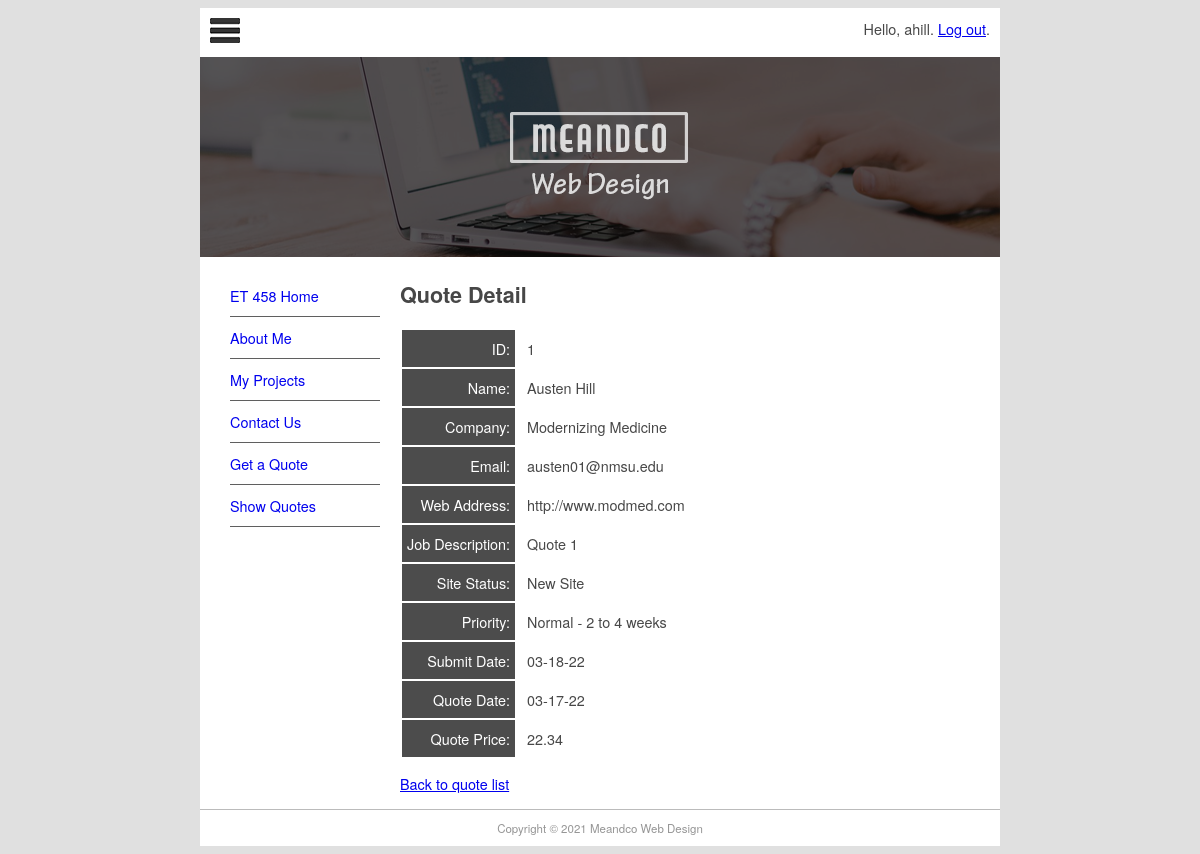
The app's page /quote/show/1 (signed in) with its own data.
### pages/models.py (models this page shows, shortened)
class Page(models.Model):
    title = models.CharField(max_length=60)
    permalink = models.CharField(max_length=12, unique=True)
    update_date = models.DateTimeField('Last Updated')
    bodytext = models.TextField('Page Content', blank=True)

### quotes/models.py (models this page shows, shortened)
class Quote(models.Model):
    name = models.CharField(max_length=100)
    position = models.CharField(max_length=60, blank=True)
    company = models.CharField(max_length=60, blank=True)
    address = models.CharField(max_length=200, blank=True)
    phone = models.CharField(max_length=30, blank=True)
    email = models.EmailField()
    web = models.URLField(blank=True)
    description = models.TextField()
    sitestatus = models.CharField(max_length=20, choices=STATUS_CHOICES)
    priority = models.CharField(max_length=40, choices=PRIORITY_CHOICES)
    jobfile = models.FileField(upload_to='uploads/', blank=True)
    submitted = models.DateField(auto_now_add=True)
    quotedate = models.DateField(blank=True, null=True)
    quoteprice = models.DecimalField(decimal_places=2, max_digits=7, blank=True, default=0)
    username = models.ForeignKey(User, blank=True, null=True, on_delete=models.CASCADE)

### quotes/views.py (the view)
# urls.py: path('show/<int:pk>', QuoteView.as_view(), name="quote-detail"),
class QuoteView(LoginRequiredMixin, DetailView):
    login_url = reverse_lazy('login')
    context_object_name = 'quote'
    def get_queryset(self):
        return Quote.objects.filter(username=self.request.user)
    def get_context_data(self, **kwargs):
        context = super(QuoteView, self).get_context_data(**kwargs)
        context['page_list'] = Page.objects.all()
        return context

### quotes/templates/quotes/quote_detail.html (shortened to what this page needs)
{% extends "quotes/quote.html" %}
{% block content %}
<h1>Quote Detail</h1>
<table class="quote">
    <tr><td>ID:</td><td>{{ quote.id }}</td></tr>
    <tr><td>Name:</td><td>{{ quote.name }}</td></tr>
    <tr><td>Company:</td><td>{{ quote.company }}</td></tr>
    <tr><td>Email:</td><td>{{ quote.email }}</td></tr>
    <tr><td>Web Address:</td><td>{{ quote.web }}</td></tr>
    <tr><td>Job Description:</td><td>{{ quote.description }}</td></tr>
    <tr><td>Site Status:</td><td>{{ quote.get_sitestatus_display }}</td></tr>
    <tr><td>Priority:</td><td>{{ quote.get_priority_display }}</td></tr><tr><td>Submit Date:</td><td>{{ quote.submitted|date:"m-d-y" }}</td></tr>
    <tr><td>Quote Date:</td><td>{{ quote.quotedate|date:"m-d-y"|default:"pending" }}</td></tr>
    <tr><td>Quote Price:</td><td>{{ quote.quoteprice|default:"--" }}</td></tr>
</table>
<p><a href="../show">Back to quote list</a></p>
{% endblock content %}

### quotes/templates/quotes/quote.html (shortened to what this page needs)
{% extends 'base.html' %}
{% block sidenav %}
    {% for page in page_list %}
        <li><a href="{{ page.permalink }}"> {{ page.title }} </a></li>
    {% endfor %}
{% endblock sidenav %}

### project1_site/templates/base.html (shortened to what this page needs)
{% load static %}
<!doctype html>
<html>
<head>
<link href="{% static 'main.css' %}" rel="stylesheet" type="text/css">
</head>
<body>
<div id="wrapper">
  <header id="header">
    <div id="logo"><img src="{% static 'logo.jpg' %}" alt=""/>
      <span style="float: right;">
        {% if user.is_authenticated %}
        Hello, {{ user.username }}. <a href="{% url 'logout' %}?next=/">Log out</a>.
        {% else %}
        Not logged in. <a href="{% url 'login' %}?next=/">Log in</a>.
        {% endif %}
      </span>
    </div>
    <div id="topbanner"><img src="{% static 'top_banner.png' %}" width="800" height="200" alt=""/></div>
  </header>
  <aside id="leftsidebar">
    <nav id="nav">
      <ul>
        {% block sidenav %}{% endblock sidenav %}
        <li><a href="/contact">Contact Us</a></li>
        <li><a href="/quote/">Get a Quote</a></li>
        <li><a href="/quote/show">Show Quotes</a></li>
      </ul>
    </nav>
  </aside>
  <section id="main">
    {% block content %}{% endblock content %}
  </section>
  <footer id="footer">Copyright &copy; 2021 Meandco Web Design</footer>
</div>
</body>
</html>

### project1_site/static/main.css (style rules this page uses)
#header { border-style: none; width: 800px; height: auto; }
#wrapper { margin-top: 0px; margin-left: auto; margin-right: auto; background-color: #FFFFFF; width: 800px; }
body { background-color: #E0E0E0; font-family: Gotham, "Helvetica Neue", Helvetica, Arial, sans-serif; font-size: 0.9em; text-align: justify; color: #474747; }
#footer { text-align: center; font-size: 0.8em; margin-top: 5px; padding-top: 10px; padding-bottom: 10px; background-color: #FFFFFF; border-top: thin solid #BBBBBB; clear: both; color: #969696; }
#nav li { padding-top: 10px; padding-bottom: 10px; font-size: 1em; list-style-type: none; border-bottom: thin solid #5F5F5F; color: #4C4C4C; left: 0px; list-style-position: inside; margin-left: -10px; }
#nav li a { text-decoration: none; }
#leftsidebar { width: 180px; height: 350px; float: left; }
#main { width: 560px; float: left; margin-left: 20px; margin-right: 10px; padding-right: 10px; }
#logo { padding: 10px; }
.quote td:first-child { background-color: #4c4c4c; color: white; text-align: right; padding: 8px 5px; border: none; }
.quote td { padding: 5px 10px; }

### records on screen
Page: title "ET 458 Home"
Page: title "About Me"
Page: title "My Projects"
Quote: id "1", name "Austen Hill", company "Modernizing Medicine", email "austen01@nmsu.edu", web "http://www.modmed.com", description "Quote 1", sitestatus "New Site", priority "Normal - 2 to 4 weeks", submitted "03-18-22", quotedate "03-17-22", quoteprice "22.34"

### other values on screen
{{ user.username }} "ahill"
